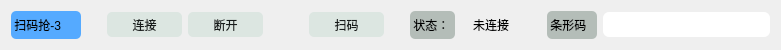
  <widget class="QWidget" name="layoutWidget_3">
   <property name="geometry">
    <rect>
     <x>20</x>
     <y>160</y>
     <width>781</width>
     <height>30</height>
    </rect>
   </property>
   <layout class="QGridLayout" name="gridLayout_3">
    <item row="0" column="2">
     <widget class="QPushButton" name="pb_Connect_3">
      <property name="minimumSize">
       <size>
        <width>75</width>
        <height>25</height>
       </size>
      </property>
      <property name="styleSheet">
       <string notr="true">background: rgb(220, 230, 225);
border-color: rgb(0, 0, 0);
border-radius: 5px;
color:rgb(24, 28, 27);</string>
      </property>
      <property name="text">
       <string>连接</string>
      </property>
     </widget>
    </item>
    <item row="0" column="5">
     <widget class="QPushButton" name="pb_Scan_3">
      <property name="minimumSize">
       <size>
        <width>75</width>
        <height>25</height>
       </size>
      </property>
      <property name="styleSheet">
       <string notr="true">background: rgb(220, 230, 225);
border-color: rgb(0, 0, 0);
border-radius: 5px;
color:rgb(24, 28, 27);</string>
      </property>
      <property name="text">
       <string>扫码</string>
      </property>
     </widget>
    </item>
    <item row="0" column="8">
     <widget class="QLabel" name="lb_State_3">
      <property name="minimumSize">
       <size>
        <width>60</width>
        <height>25</height>
       </size>
      </property>
      <property name="text">
       <string>未连接</string>
      </property>
      <property name="alignment">
       <set>Qt::AlignCenter</set>
      </property>
     </widget>
    </item>
    <item row="0" column="0">
     <widget class="QLabel" name="lb_Scaner_3">
      <property name="minimumSize">
       <size>
        <width>70</width>
        <height>28</height>
       </size>
      </property>
      <property name="styleSheet">
       <string notr="true">border-radius: 5px;
background-color: rgb(85, 170, 255);</string>
      </property>
      <property name="text">
       <string> 扫码抢-3 </string>
      </property>
     </widget>
    </item>
    <item row="0" column="6">
     <spacer name="horizontalSpacer_9">
      <property name="orientation">
       <enum>Qt::Horizontal</enum>
      </property>
      <property name="sizeType">
       <enum>QSizePolicy::Fixed</enum>
      </property>
      <property name="sizeHint" stdset="0">
       <size>
        <width>20</width>
        <height>20</height>
       </size>
      </property>
     </spacer>
    </item>
    <item row="0" column="9">
     <spacer name="horizontalSpacer_10">
      <property name="orientation">
       <enum>Qt::Horizontal</enum>
      </property>
      <property name="sizeType">
       <enum>QSizePolicy::Fixed</enum>
      </property>
      <property name="sizeHint" stdset="0">
       <size>
        <width>20</width>
        <height>20</height>
       </size>
      </property>
     </spacer>
    </item>
    <item row="0" column="3">
     <widget class="QPushButton" name="pb_Disconnect_3">
      <property name="minimumSize">
       <size>
        <width>75</width>
        <height>25</height>
       </size>
      </property>
      <property name="styleSheet">
       <string notr="true">background: rgb(220, 230, 225);
border-color: rgb(0, 0, 0);
border-radius: 5px;
color:rgb(24, 28, 27);</string>
      </property>
      <property name="text">
       <string>断开</string>
      </property>
     </widget>
    </item>
    <item row="0" column="7">
     <widget class="QLabel" name="label_6">
      <property name="minimumSize">
       <size>
        <width>45</width>
        <height>25</height>
       </size>
      </property>
      <property name="styleSheet">
       <string notr="true">border-radius: 5px;
background-color: rgb(180, 189, 184);</string>
      </property>
      <property name="text">
       <string> 状态：</string>
      </property>
     </widget>
    </item>
    <item row="0" column="11">
     <widget class="QLineEdit" name="le_CodeData_3">
      <property name="minimumSize">
       <size>
        <width>75</width>
        <height>25</height>
       </size>
      </property>
      <property name="styleSheet">
       <string notr="true">border-radius: 6px;
</string>
      </property>
     </widget>
    </item>
    <item row="0" column="4">
     <spacer name="horizontalSpacer_11">
      <property name="orientation">
       <enum>Qt::Horizontal</enum>
      </property>
      <property name="sizeType">
       <enum>QSizePolicy::Fixed</enum>
      </property>
      <property name="sizeHint" stdset="0">
       <size>
        <width>40</width>
        <height>20</height>
       </size>
      </property>
     </spacer>
    </item>
    <item row="0" column="1">
     <spacer name="horizontalSpacer_12">
      <property name="orientation">
       <enum>Qt::Horizontal</enum>
      </property>
      <property name="sizeType">
       <enum>QSizePolicy::Fixed</enum>
      </property>
      <property name="sizeHint" stdset="0">
       <size>
        <width>20</width>
        <height>20</height>
       </size>
      </property>
     </spacer>
    </item>
    <item row="0" column="10">
     <widget class="QLabel" name="label_7">
      <property name="minimumSize">
       <size>
        <width>50</width>
        <height>25</height>
       </size>
      </property>
      <property name="styleSheet">
       <string notr="true">border-radius: 5px;
background-color: rgb(180, 189, 184);</string>
      </property>
      <property name="text">
       <string> 条形码</string>
      </property>
     </widget>
    </item>
   </layout>
  </widget>
